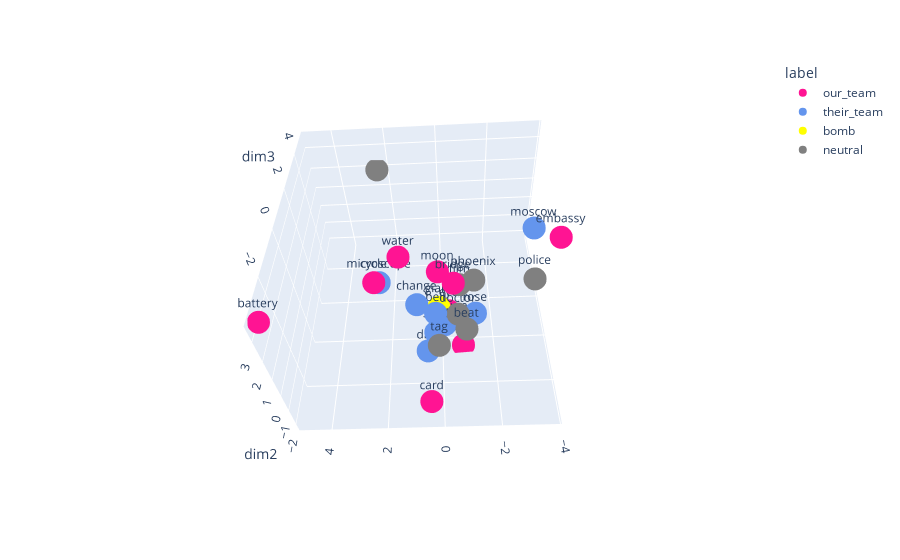

This figure's notebook cell:
### Markdown cell above
## Plot the board in 3D space

### Code cell
X_embedded = PCA_fit(embedding_matrix, n_comp = 3)
df_reduced = matrix_to_df(X_embedded, words, labels)
plot_3d(df_reduced, color_map)

### Figure 1 — Plotly figure (JSON) as saved in the notebook; plotly's stock layout.template omitted (floating-point values rounded to 4 significant figures)
{"data": [{"hovertemplate": "<b>%{hovertext}</b><br><br>label=our_team<br>dim1=%{x}<br>dim2=%{y}<br>dim3=%{z}<br>word=%{text}<extra></extra>", "hovertext": ["moon", "card", "eye", "berry", "battery", "embassy", "bridge", "cycle", "water"], "legendgroup": "our_team", "marker": {"color": "deeppink", "symbol": "circle"}, "mode": "markers+text", "name": "our_team", "scene": "scene", "showlegend": true, "text": ["moon", "card", "eye", "berry", "battery", "embassy", "bridge", "cycle", "water"], "type": "scatter3d", "x": [0.1406, 0.4229, -0.2682, -0.7903, 4.891, -3.779, -0.4543, 2.312, 1.53], "y": [-1.357, -1.252, -1.721, -2.333, 3.533, 3.294, 0.7567, 1.1, 0.9315], "z": [2.551, -3.416, 0.7655, -0.4678, -3.467, -0.4174, 0.06829, -0.07171, 1.281]}, {"hovertemplate": "<b>%{hovertext}</b><br><br>label=their_team<br>dim1=%{x}<br>dim2=%{y}<br>dim3=%{z}<br>word=%{text}<extra></extra>", "hovertext": ["dice", "change", "spell", "moscow", "rose", "penguin", "microscope", "bell"], "legendgroup": "their_team", "marker": {"color": "cornflowerblue", "symbol": "circle"}, "mode": "markers+text", "name": "their_team", "scene": "scene", "showlegend": true, "text": ["dice", "change", "spell", "moscow", "rose", "penguin", "microscope", "bell"], "type": "scatter3d", "x": [0.5749, 0.8818, 0.2559, -3.232, -1.315, -0.1098, 2.32, 0.2208], "y": [-2.055, 0.01396, -1.518, 2.473, -1.691, -1.465, -0.02472, -0.4826], "z": [-0.8723, -0.2491, -0.3999, 0.9132, 0.5806, -0.09275, 0.9028, -0.289]}, {"hovertemplate": "<b>%{hovertext}</b><br><br>label=bomb<br>dim1=%{x}<br>dim2=%{y}<br>dim3=%{z}<br>word=%{text}<extra></extra>", "hovertext": ["giant"], "legendgroup": "bomb", "marker": {"color": "yellow", "symbol": "circle"}, "mode": "markers+text", "name": "bomb", "scene": "scene", "showlegend": true, "text": ["giant"], "type": "scatter3d", "x": [0.1057], "y": [-0.9849], "z": [0.3859]}, {"hovertemplate": "<b>%{hovertext}</b><br><br>label=neutral<br>dim1=%{x}<br>dim2=%{y}<br>dim3=%{z}<br>word=%{text}<extra></extra>", "hovertext": ["phoenix", "police", "tag", "film", "doctor", "mercury", "beat"], "legendgroup": "neutral", "marker": {"color": "grey", "symbol": "circle"}, "mode": "markers+text", "name": "neutral", "scene": "scene", "showlegend": true, "text": ["phoenix", "police", "tag", "film", "doctor", "mercury", "beat"], "type": "scatter3d", "x": [-1.214, -2.866, 0.1223, -0.6807, -0.6035, 2.433, -0.8969], "y": [0.3116, 2.758, -0.9957, 0.1531, -0.6183, 1.978, -0.8035], "z": [0.5671, -1.604, -1.345, 0.5116, -0.2548, 5.229, -0.8081]}], "layout": {"autosize": true, "legend": {"title": {"text": "label"}, "tracegroupgap": 0}, "margin": {"t": 60}, "scene": {"aspectmode": "auto", "aspectratio": {"x": 1.138, "y": 0.7699, "z": 1.141}, "camera": {"center": {"x": 0, "y": 0, "z": 0}, "eye": {"x": -0.09321, "y": 1.695, "z": -1.546}, "projection": {"type": "perspective"}, "up": {"x": 0, "y": 0, "z": 1}}, "domain": {"x": [0, 1], "y": [0, 1]}, "xaxis": {"title": {"text": "dim1"}, "type": "linear"}, "yaxis": {"title": {"text": "dim2"}, "type": "linear"}, "zaxis": {"title": {"text": "dim3"}, "type": "linear"}}}}
